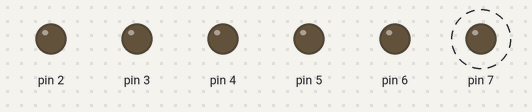
The sketch below on a simulated Arduino Uno, built with avr-gcc and run on an emulated ATmega328P. Shown: output pins drawn as LEDs (lit = HIGH). Dashed ring = blinking.

Above: at 0.02 s.
Timing chart, 0 to 3.0 s (numbered marks = the images above):
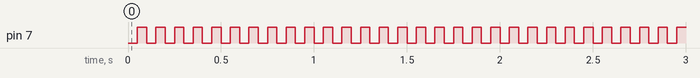

Measured:
- by itself, pin 7: alternates HIGH for 0.05 s and LOW for 0.05 s

The sketch:

RTL_method.ino
```cpp
// B (digital pin 8 to 13)
// C (analog input pins)
// D (digital pins 0 to 7)

void setup() {
  // put your setup code here, to run once:
  DDRD = B11111100;

}

void loop() {
  // put your main code here, to run repeatedly:
  delay(50);

  PORTD = B10000000;
  delay(50);

  PORTD = B00000000;

}
```
